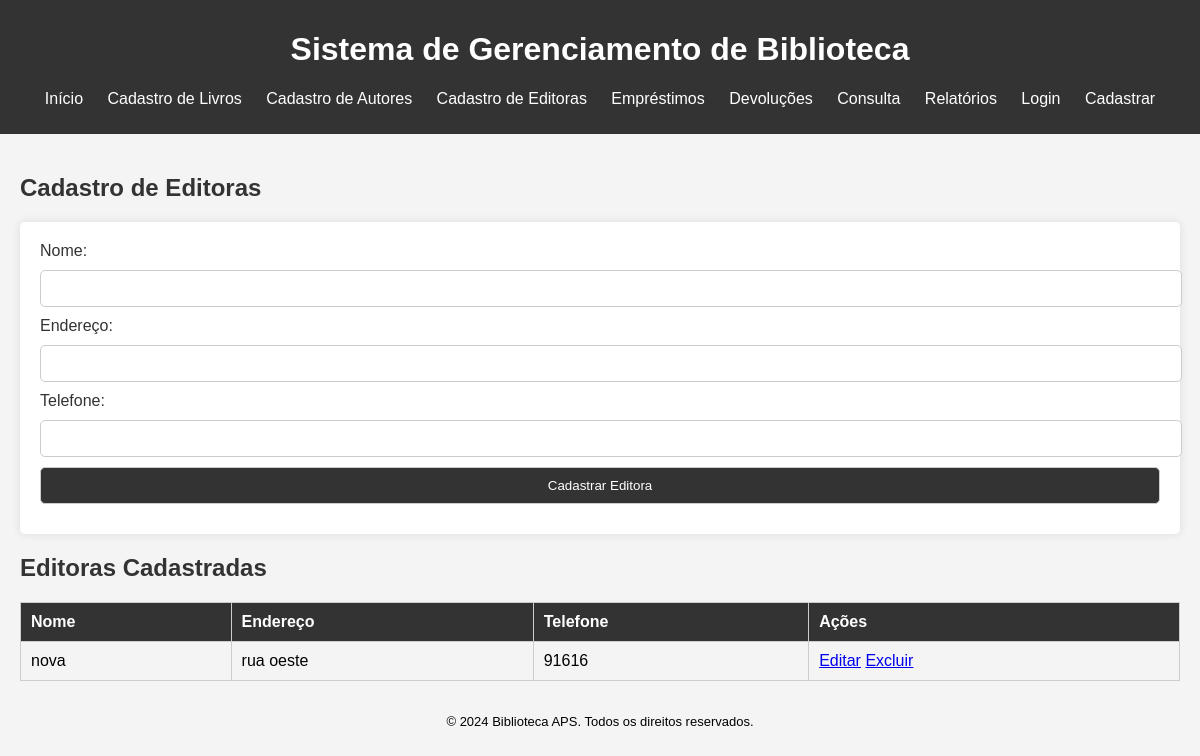
The app's page /cadastro_editora with its own data.
### models.py (models this page shows)
class Editora(db.Model):
    id = db.Column(db.Integer, primary_key=True)
    nome = db.Column(db.String(100), nullable=False)
    endereco = db.Column(db.String(200), nullable=False)
    telefone = db.Column(db.String(20), nullable=False)

### app.py (the view, shortened to what this page needs)
@app.route('/cadastro_editora', methods=['GET', 'POST'])
def cadastro_editora():
    if request.args.get('edit'):
        editora = Editora.query.get(request.args.get('edit'))
        editoras = Editora.query.all()
        return render_template('cadastro_editora.html', editora=editora, editoras=editoras)
    if request.args.get('delete'):
        editora = Editora.query.get(request.args.get('delete'))
        db.session.delete(editora)
        db.session.commit()
        flash('Editora excluída com sucesso!')
        return redirect(url_for('cadastro_editora'))
    editoras = Editora.query.all()
    return render_template('cadastro_editora.html', editoras=editoras)

### templates/cadastro_editora.html (shortened to what this page needs)
{% extends 'base.html' %}
{% block content %}
<h2>Cadastro de Editoras</h2>
<form method="post">
    <label for="nome">Nome:</label>
    <input type="text" id="nome" name="nome" value="{{ editora.nome if editora else '' }}" required><br>
    <label for="endereco">Endereço:</label>
    <input type="text" id="endereco" name="endereco" value="{{ editora.endereco if editora else '' }}" required><br>
    <label for="telefone">Telefone:</label>
    <input type="text" id="telefone" name="telefone" value="{{ editora.telefone if editora else '' }}" required><br>
    <button type="submit">{{ 'Atualizar' if editora else 'Cadastrar' }} Editora</button>
</form>
<h2>Editoras Cadastradas</h2>
<table>
    <thead>
        <tr>
            <th>Nome</th>
            <th>Endereço</th>
            <th>Telefone</th>
            <th>Ações</th>
        </tr>
    </thead>
    <tbody>
        {% for editora in editoras %}
        <tr>
            <td>{{ editora.nome }}</td>
            <td>{{ editora.endereco }}</td>
            <td>{{ editora.telefone }}</td>
            <td>
                <a href="{{ url_for('cadastro_editora', edit=editora.id) }}">Editar</a>
                <a href="{{ url_for('cadastro_editora', delete=editora.id) }}" onclick="return confirm('Tem certeza que deseja excluir esta editora?')">Excluir</a>
            </td>
        </tr>
        {% endfor %}
    </tbody>
</table>
{% endblock %}

### static/css/style.css (style rules this page uses)
body { font-family: Arial, sans-serif; background-color: #f4f4f4; margin: 0; padding: 0; }
h2 { color: #333; }
form { background-color: #fff; padding: 20px; border-radius: 5px; box-shadow: 0 0 10px rgba(0, 0, 0, 0.1); }
form label { display: block; margin-bottom: 10px; color: #333; }
form input, form select, form button { width: 100%; padding: 10px; margin-bottom: 10px; border: 1px solid #ccc; border-radius: 5px; }
form button { background-color: #333; color: #fff; cursor: pointer; }
table { width: 100%; border-collapse: collapse; margin-top: 20px; }
table, th, td { border: 1px solid #ccc; }
th, td { padding: 10px; text-align: left; }
th { background-color: #333; color: #fff; }

### records on screen
Editora: nome "nova", endereco "rua oeste", telefone "91616"

### other values on screen
{{ 'Atualizar' if editora else 'Cadastrar' }} "Cadastrar"
